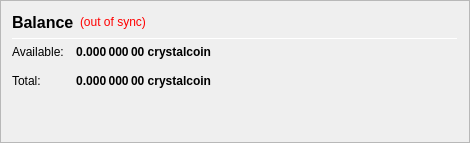
                   <widget class="QFrame" name="frame_CombinedBalances">
                    <property name="minimumSize">
                     <size>
                      <width>470</width>
                      <height>0</height>
                     </size>
                    </property>
                    <property name="frameShape">
                     <enum>QFrame::StyledPanel</enum>
                    </property>
                    <property name="frameShadow">
                     <enum>QFrame::Raised</enum>
                    </property>
                    <layout class="QVBoxLayout" name="verticalLayout_5">
                     <item>
                      <layout class="QHBoxLayout" name="horizontalLayout_5" stretch="0,0,0">
                       <item>
                        <widget class="QLabel" name="label_5z">
                         <property name="minimumSize">
                          <size>
                           <width>0</width>
                           <height>20</height>
                          </size>
                         </property>
                         <property name="font">
                          <font>
                           <pointsize>12</pointsize>
                           <weight>75</weight>
                           <bold>true</bold>
                          </font>
                         </property>
                         <property name="toolTip">
                          <string>Balance (including unconfirmed and immature coins)</string> <!--Combined-->
                         </property>
                         <property name="text">
                          <string>Balance</string> <!--Combined-->
                         </property>
                        </widget>
                       </item>
                       <item>
                        <widget class="QLabel" name="labelWalletStatus">
                         <property name="cursor">
                          <cursorShape>WhatsThisCursor</cursorShape>
                         </property>
                         <property name="toolTip">
                          <string>The displayed information may be out of date. Your wallet automatically synchronizes with the crystalcoin network after a connection is established, but this process has not completed yet.</string>
                         </property>
                         <property name="styleSheet">
                          <string notr="true">QLabel { color: red; }</string>
                         </property>
                         <property name="text">
                          <string notr="true">(out of sync)</string>
                         </property>
                         <property name="alignment">
                          <set>Qt::AlignLeading|Qt::AlignLeft|Qt::AlignVCenter</set>
                         </property>
                        </widget>
                       </item>
                       <item>
                        <spacer name="horizontalSpacer_1">
                         <property name="orientation">
                          <enum>Qt::Horizontal</enum>
                         </property>
                         <property name="sizeHint" stdset="0">
                          <size>
                           <width>40</width>
                           <height>20</height>
                          </size>
                         </property>
                        </spacer>
                       </item>
                      </layout>
                     </item>
                     <item>
                      <widget class="Line" name="line_CombinedBalance">
                       <property name="minimumSize">
                        <size>
                         <width>0</width>
                         <height>1</height>
                        </size>
                       </property>
                       <property name="maximumSize">
                        <size>
                         <width>16777215</width>
                         <height>1</height>
                        </size>
                       </property>
                       <property name="orientation">
                        <enum>Qt::Horizontal</enum>
                       </property>
                      </widget>
                     </item>
                     <item>
                      <layout class="QGridLayout" name="gridLayout_3">
                       <property name="spacing">
                        <number>12</number>
                       </property>
                       <item row="1" column="0">
                        <widget class="QLabel" name="labelBalanceTextz">
                         <property name="text">
                          <string>Available:</string>
                         </property>
                        </widget>
                       </item>
                       <item row="1" column="1">
                        <widget class="QLabel" name="labelBalancez">
                         <property name="font">
                          <font>
                           <weight>75</weight>
                           <bold>true</bold>
                          </font>
                         </property>
                         <property name="cursor">
                          <cursorShape>IBeamCursor</cursorShape>
                         </property>
                         <property name="toolTip">
                          <string>Your current spendable balance</string>
                         </property>
                         <property name="text">
                          <string notr="true">0.000 000 00 crystalcoin</string>
                         </property>
                         <property name="alignment">
                          <set>Qt::AlignRight|Qt::AlignTrailing|Qt::AlignVCenter</set>
                         </property>
                         <property name="textInteractionFlags">
                          <set>Qt::LinksAccessibleByMouse|Qt::TextSelectableByKeyboard|Qt::TextSelectableByMouse</set>
                         </property>
                        </widget>
                       </item>
                       <item row="2" column="0">
                        <widget class="QLabel" name="labelTotalTextz">
                         <property name="text">
                          <string>Total:</string>
                         </property>
                        </widget>
                       </item>
                       <item row="2" column="1">
                        <widget class="QLabel" name="labelTotalz">
                         <property name="font">
                          <font>
                           <weight>75</weight>
                           <bold>true</bold>
                          </font>
                         </property>
                         <property name="cursor">
                          <cursorShape>IBeamCursor</cursorShape>
                         </property>
                         <property name="toolTip">
                          <string>Total Balance, including all unavailable coins.</string>
                         </property>
                         <property name="text">
                          <string notr="true">0.000 000 00 crystalcoin</string>
                         </property>
                         <property name="alignment">
                          <set>Qt::AlignRight|Qt::AlignTrailing|Qt::AlignVCenter</set>
                         </property>
                         <property name="textInteractionFlags">
                          <set>Qt::LinksAccessibleByMouse|Qt::TextSelectableByKeyboard|Qt::TextSelectableByMouse</set>
                         </property>
                        </widget>
                       </item>
                       <item row="2" column="3">
                        <spacer name="horizontalSpacer_2">
                         <property name="orientation">
                          <enum>Qt::Horizontal</enum>
                         </property>
                         <property name="sizeHint" stdset="0">
                          <size>
                           <width>40</width>
                           <height>20</height>
                          </size>
                         </property>
                        </spacer>
                       </item>
                      </layout>
                     </item>
                     <item>
                      <spacer name="verticalSpacer_1">
                       <property name="orientation">
                        <enum>Qt::Vertical</enum>
                       </property>
                       <property name="sizeHint" stdset="0">
                        <size>
                         <width>20</width>
                         <height>40</height>
                        </size>
                       </property>
                      </spacer>
                     </item>
                    </layout>
                   </widget>
